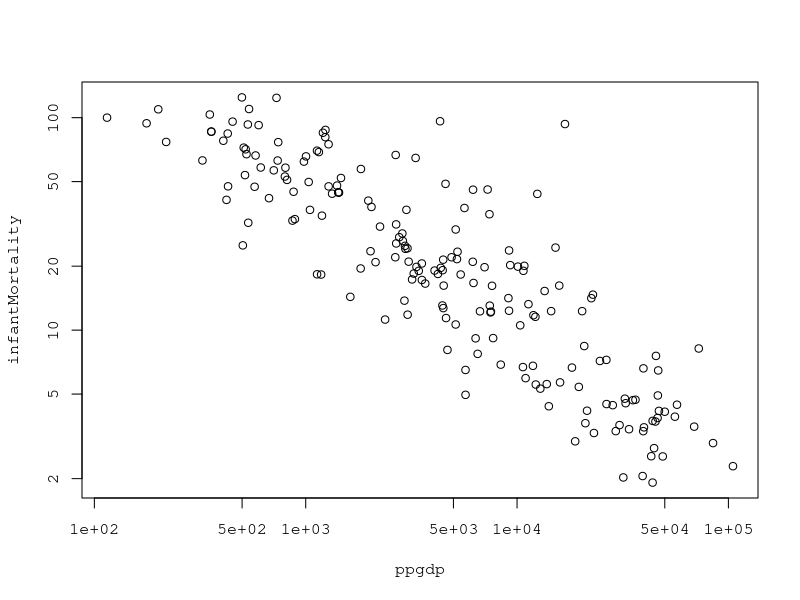
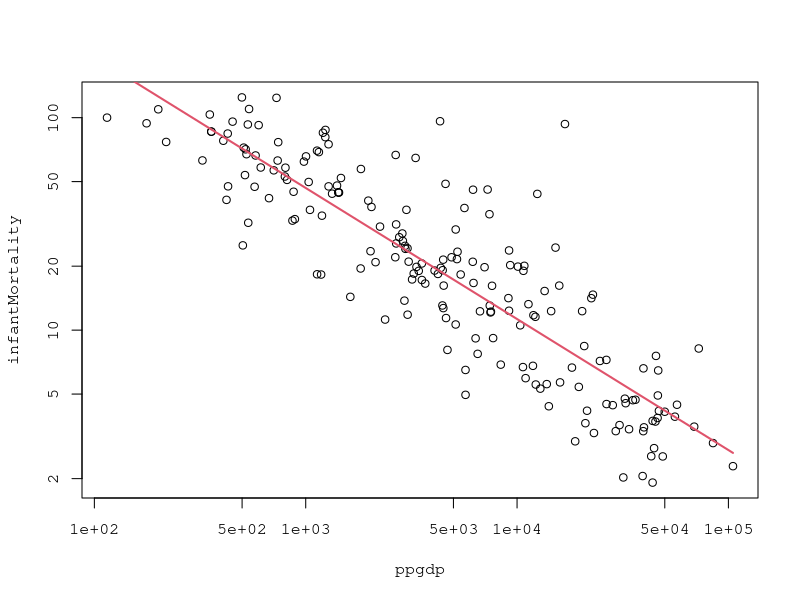
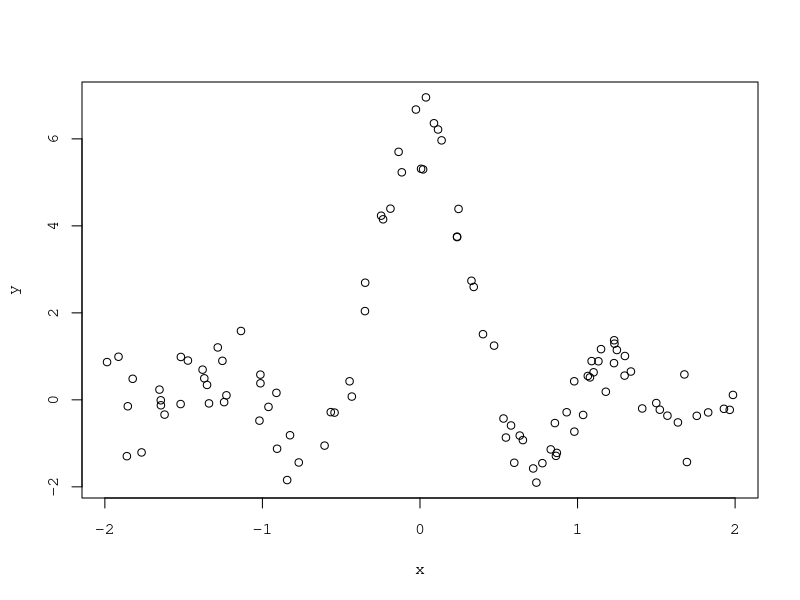
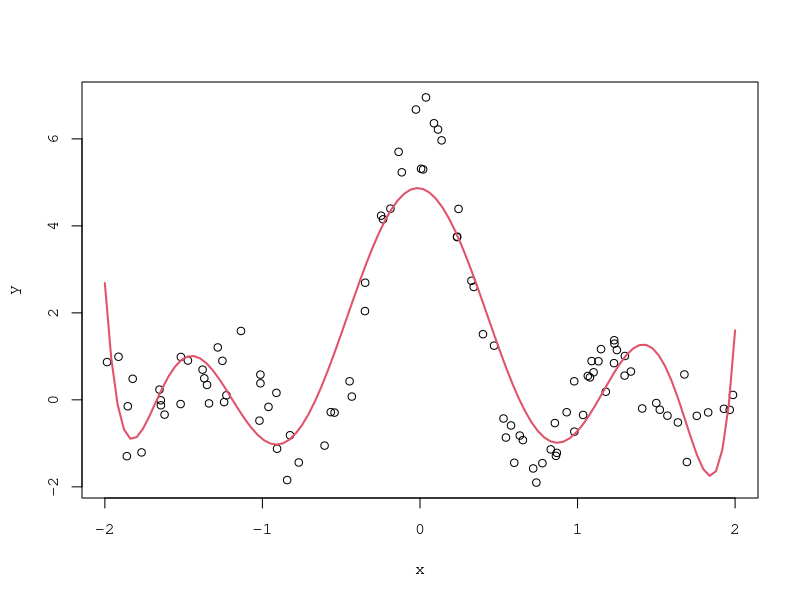
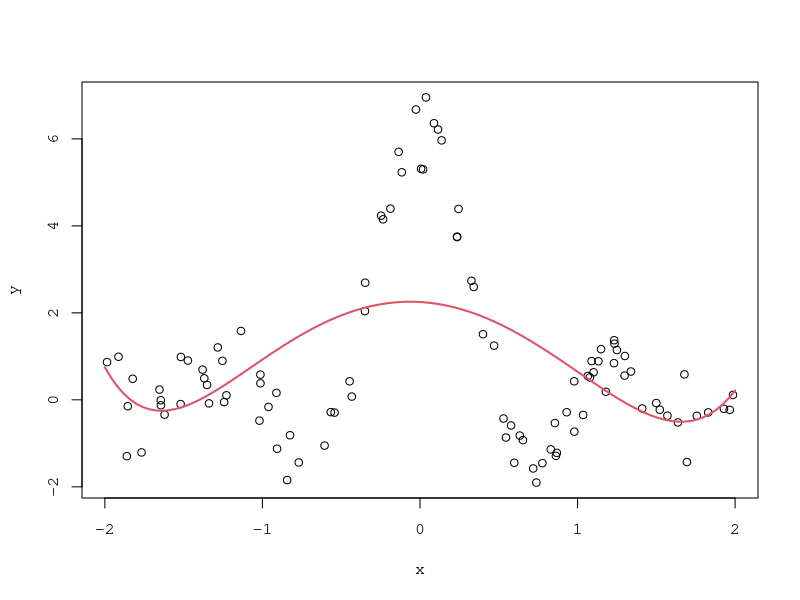
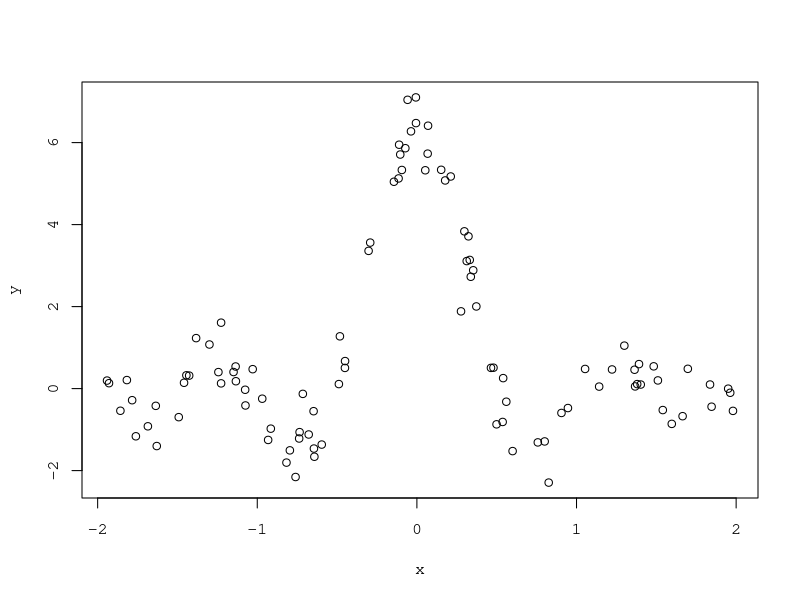
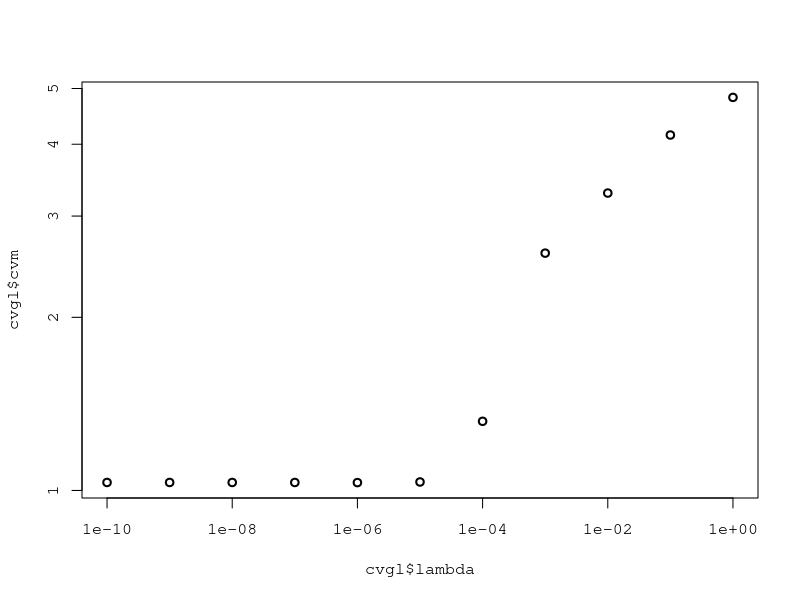
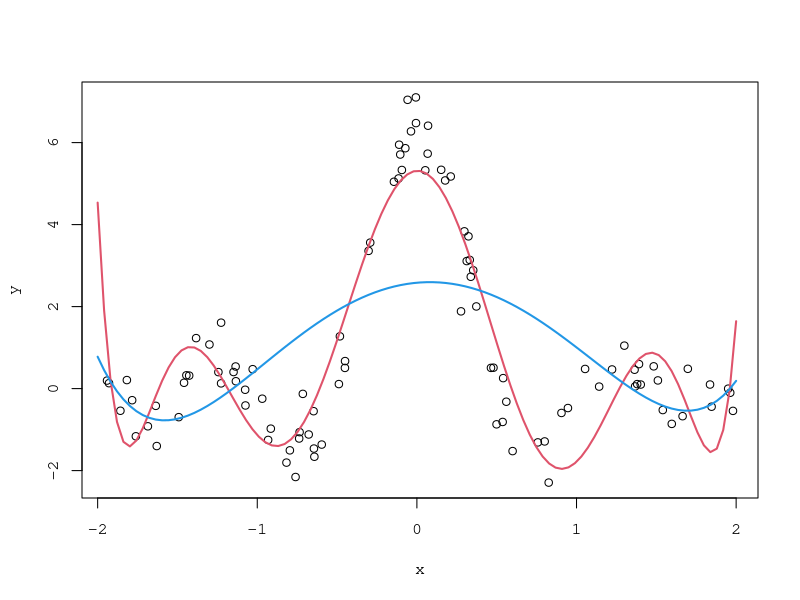

The R source for these figures, in order:
##############################
## R seminar 2-1: least square method
##############################
# setting  
par(family="mono")
 
require(carData)  # UN
data(UN)
par(mfrow=c(1,1))
plot(UN[,4],UN[,7],log='xy', xlab=colnames(UN)[4],ylab=colnames(UN)[7]) # plot data: GDP vs. Infant Mortality

# Least Square Method
logUN <- log(na.omit(UN[,c(4,7)]))          
res <- lm(infantMortality~ppgdp,data=logUN) 
res                                         
y <- predict(res)  # predict

# plot data: GDP vs. Infant Mortality
par(mfrow=c(1,1))
plot(UN[,4],UN[,7],log='xy', xlab=colnames(UN)[4],ylab=colnames(UN)[7])
lines(exp(logUN$ppgdp), exp(y), col=2, lwd=2)



##############################
## R seminar 2-2: Ridge regression
##############################
require(glmnet)    # glmnet

# example: data
n <- 100           # sample size
# data
x <- runif(n,min=-2,max=2)
y <- sin(2*pi*x)/x + rnorm(n,sd=0.5)

# data plot
par(mfrow=c(1,1)); plot(x,y)

# ridge regression
degree <- 8        # degree
lambda <- 10^(-5)  # lambda
# data matrix
Phi <- outer(x,1:degree,FUN="^")

# ridge regression
gl <- glmnet(Phi,y,alpha=0, family="gaussian",lambda=lambda)
gl

# prediction
tx <- seq(-2,2,l=100)                 # test points
testPhi <- outer(tx,1:degree,FUN="^") # test data matrix
predy <- predict(gl,newx=testPhi)     # prediction

# plot estimator
par(mfrow=c(1,1)); plot(x,y)
lines(tx,predy,lwd=2,col=2)

# strong regularization
lambda <- 10^(-1)  # lambda
# ridge regression
gl <- glmnet(Phi,y,alpha=0,family="gaussian",lambda=lambda)

# prediction
predy <- predict(gl,newx=testPhi)     # prediction

# plot
par(mfrow=c(1,1)); plot(x,y)   
lines(tx,predy,lwd=2,col=2, main='strong regularization')



##############################
## R seminar 2-3: cross validation
##############################

require(glmnet)    # glmnet

# example: data
n <- 100           # sample size
x <- runif(n,min=-2,max=2)
y <- sin(2*pi*x)/x + rnorm(n,sd=0.5)
par(mfrow=c(1,1)); plot(x,y)

# cross validation for lambda
# data matrix
Phi <- outer(x,1:8,FUN="^")
# CV for ridge regression
l <- 10^(-10:0)
cvgl <- cv.glmnet(Phi,y,alpha=0,family="gaussian", nfold=10, lambda=l)

# optimal lambda
cvgl$lambda.min

# plot cross validation error
par(mfrow=c(1,1)); plot(cvgl$lambda, cvgl$cvm, log='xy', lwd=2)

# estimation: optimal lambda
gl <- glmnet(Phi,y,alpha=0,family="gaussian", lambda=cvgl$lambda.min)
# estimation: lambda=0.1
gl2 <- glmnet(Phi,y,alpha=0,family="gaussian",lambda=0.1)

# prediction
tx <- seq(-2,2,l=100)            # test points
testPhi <- outer(tx,1:8,FUN="^") # test data matrix
py  <- predict(gl,newx=testPhi)  # y: optimal lambda
py2 <- predict(gl2,newx=testPhi) # y: large lambda

# plot
par(mfrow=c(1,1)); plot(x,y)   
lines(tx,py, lwd=2,col=2) # y: optimal lambda
lines(tx,py2,lwd=2,col=4) # y: large lambda



##############################
## R seminar 2-4: robust
##############################
  
# data
require(carData)   # Davis
data(Davis)
par(mfrow=c(1,1)); plot(Davis$weight, Davis$height, xlab='weight', ylab='height',lwd=2)

# LSM: an outlier
a <- lm(height~weight,data=Davis); a

# LSM: no outlier
lm(height~weight,data=Davis[-12,])    

# robust regression
require(MASS)   #  rlm
b <- rlm(height~weight,data=Davis); b

# prediction
tx <- data.frame(weight=seq(40,160,l=100)) # test x
pred_LSM <- predict(a,tx) # LSM
pred_rob <- predict(b,tx) # robust
# plot
par(mfrow=c(1,1)); plot(Davis$weight,Davis$height, xlab='weight',ylab='height')
lines(tx$weight,pred_LSM,col=2,lwd=3)       # LSM
lines(tx$weight,pred_rob,col=4,lwd=3,lty=2) # robust

